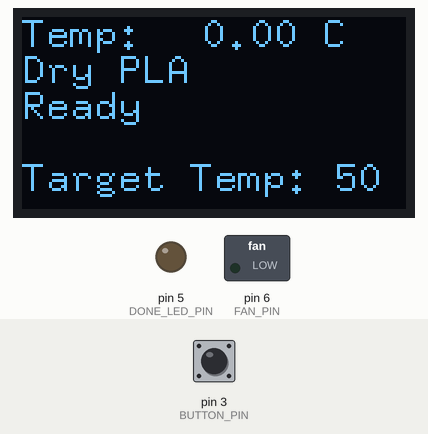
Simulated run of this program. Board: Arduino Nano, built with avr-gcc and run on an emulated ATmega328P. Parts: 128×64 one-colour display, switched loads named in the program (green lamp = pin HIGH), output pins drawn as LEDs (lit = HIGH). Inputs (shaded band) come from the test bench; at power-on: pin 3 (BUTTON_PIN) HIGH. Pins used as bus, display or sensor lines are not drawn.

Above: at 1.2 s.
1.3 s: pin 3 (BUTTON_PIN) pulled LOW for 0.15 s
At 1.89 s:
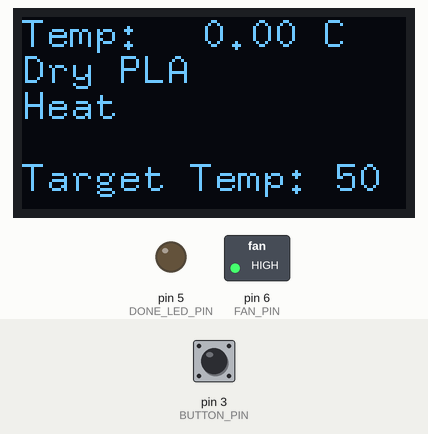
3.6 s: pin 3 (BUTTON_PIN) pulled LOW for 3.2 s
At 5.5 s:
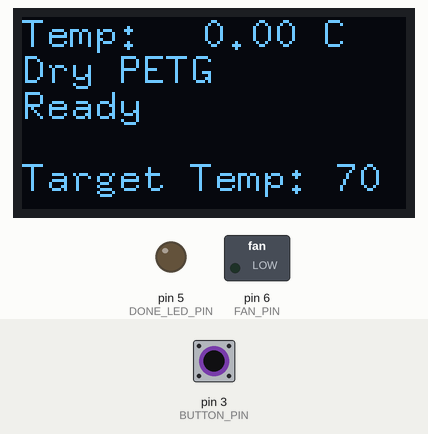
8.3 s: pin 3 (BUTTON_PIN) pulled LOW for 1 s
At 9.49 s:
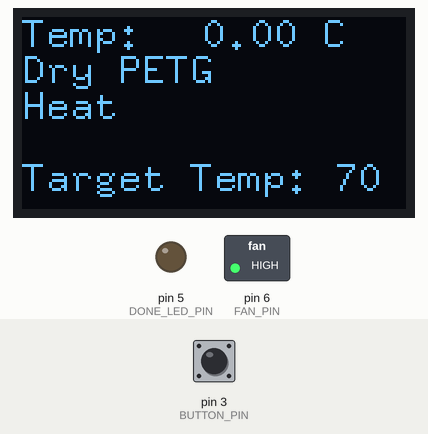
11.1 s: pin 3 (BUTTON_PIN) pulled LOW for 3.2 s
At 13.7 s:
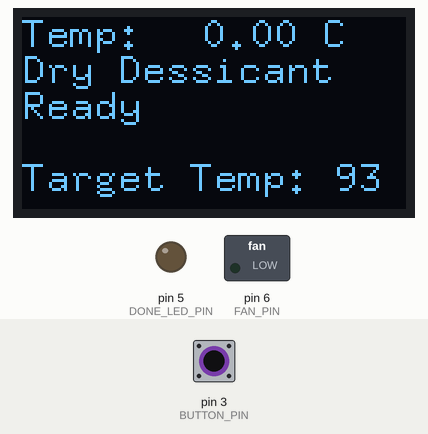
15.8 s: pin 3 (BUTTON_PIN) pulled LOW for 0.15 s
At 16.42 s:
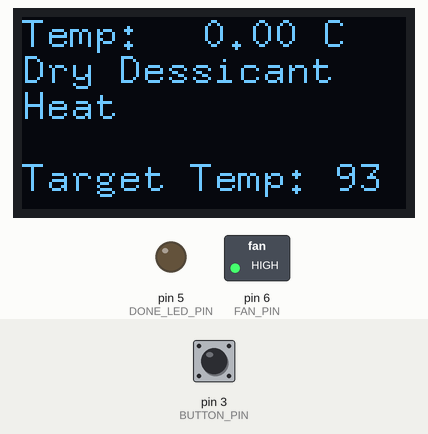
Timing chart, 0 to 18.8 s (numbered marks = the images above; inputs shaded):
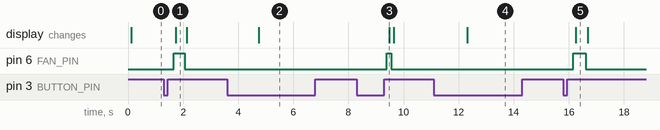

The program:

main.cpp
```cpp
#include <Arduino.h>
#include <HardwareSerial.h>
#include <SPI.h>
// #include <Wire.h>
#include <U8g2lib.h>
#include <PID_v1.h>
#include <MAX6675.h>
#include <EasyButton.h>

#define DISPLAY_RESET_PIN 10
#define DISPLAY_DC_PIN 9
#define DISPLAY_CS_PIN 8
#define THERMOCOUPLE_CS_PIN 7
#define DONE_LED_PIN 5
#define SSR_PIN 4
#define BUTTON_PIN 3
#define FAN_PIN 6

const char* lcdMessagesReflowStatus[] = {
  "Ready",
  "Heat",
  "Hold",
  "Cool",
  "Done",
  "Wait",
  "Err"
};

typedef enum REFLOW_STATE
{
  REFLOW_STATE_IDLE,
  REFLOW_STATE_PREHEAT,
  REFLOW_STATE_SOAK,
  REFLOW_STATE_COOL,
  REFLOW_STATE_COMPLETE,
  REFLOW_STATE_TOO_HOT,
  REFLOW_STATE_ERROR
} reflowState_t;

typedef enum REFLOW_STATUS
{
  REFLOW_STATUS_OFF,
  REFLOW_STATUS_ON
} reflowStatus_t;


struct reflowProfile{
  const char* profileName;
  int soakTemp;
  unsigned long soakPeriodMS;
  const char* timeInSeconds;
};

#define NUM_REFLOW_PROFILES 3
reflowProfile profiles[NUM_REFLOW_PROFILES] = {
  {"Dry PLA", 50, 1800000*8, "14400"}, // 4 hours
  {"Dry PETG", 70, 1800000*4, "7200"}, // 2 hours
  {"Dry Dessicant", 93, 1800000*6, "108000"} // 3 hours
};

// ***** CONSTANTS *****
#define TEMPERATURE_ROOM 45
#define TEMPERATURE_COOL_MIN 50

// ***** PID PARAMETERS *****
// ***** PRE-HEAT STAGE *****
#define PID_KP_PREHEAT 64
#define PID_KI_PREHEAT 0.5
#define PID_KD_PREHEAT 0
// ***** SOAKING STAGE *****
// #define PID_KP_SOAK 300     // default 300
// #define PID_KI_SOAK 0.05     // default 0.05
// #define PID_KD_SOAK 250     // default 250

#define PID_SAMPLE_TIME 1000  //default 1000

// ***** PID CONTROL VARIABLES *****
double setpoint;
double inputTemp;
double temporaryInputVar;
double output;
double kp = PID_KP_PREHEAT;
double ki = PID_KI_PREHEAT;
double kd = PID_KD_PREHEAT;
unsigned int windowSize;
unsigned long now;
unsigned long windowStartTime;
unsigned long nextRead;
unsigned long soakStartTime;
unsigned long timerSoak;
unsigned long completePeriod;
// Reflow oven controller state machine state variable
reflowState_t reflowState = REFLOW_STATE_IDLE;
// Reflow oven controller status
reflowStatus_t reflowStatus = REFLOW_STATUS_OFF;
// did encounter a thermocouple error?
int tcErrorCount = 0;
bool TCError = false;
bool startReflow = false;
int activeReflowProfile = 0;

MAX6675 tcouple(THERMOCOUPLE_CS_PIN);
U8G2_SSD1305_128X64_ADAFRUIT_F_4W_HW_SPI u8g2(U8G2_R0, DISPLAY_CS_PIN, DISPLAY_DC_PIN, DISPLAY_RESET_PIN);
// PID reflowOvenPID(&inputTemp, &output, &setpoint, kp, ki, kd, DIRECT);
PID reflowOvenPID(&inputTemp, &output, &setpoint, kp, ki, kd, P_ON_M, DIRECT);
EasyButton button(BUTTON_PIN);

// Called once in setup, sets global display attributes.
inline void u8g2_prepare(void) {
  u8g2.setFont(u8g2_font_8x13_tr);
  u8g2.setFontRefHeightExtendedText();
  u8g2.setDrawColor(1);
  u8g2.setFontPosTop();
  u8g2.setFontDirection(0);
}

// Handle reading temperature from max6675.
// Also contains logic to protect against single/double read errors.
// Requires three read errors in a row to go into error state.
void readTemp(void) {
  temporaryInputVar = tcouple.readTempC();
  // inputTemp = tcouple.readTempC();
  if(temporaryInputVar == 0.00 || temporaryInputVar == -1.00 ) {
    if(tcErrorCount >= 3) {
      TCError = true;
      reflowState = REFLOW_STATE_ERROR;
      reflowStatus = REFLOW_STATUS_OFF;
    } else {
      tcErrorCount++;
    }
  } else {
    inputTemp = temporaryInputVar;
    tcErrorCount = 0;
    TCError = false;
  }
}

void buttonPressed(void) {
  // If currently reflow process is on going
  if (reflowStatus == REFLOW_STATUS_ON)
  {
    // Button press is for cancelling
    // Turn off reflow process
    reflowStatus = REFLOW_STATUS_OFF;
    // Reinitialize state machine
    reflowState = REFLOW_STATE_IDLE;
    // Turn off PID calculations
    reflowOvenPID.SetMode(MANUAL);
  } else {
    startReflow = true;
  }
}

void buttonHeld(void) {
  // If currently reflow process is on going
  if (reflowStatus == REFLOW_STATUS_ON)
  {// Button press is for cancelling
    // Turn off reflow process
    reflowStatus = REFLOW_STATUS_OFF;
    // Reinitialize state machine
    reflowState = REFLOW_STATE_IDLE;
  } else {
    activeReflowProfile++;
    if (activeReflowProfile >= NUM_REFLOW_PROFILES) {
      activeReflowProfile = 0;
    }
  }
}

// Reflow oven controller state machine
inline void handleReflowState(void) {
  switch (reflowState)
  {
  case REFLOW_STATE_IDLE:
    // If oven temperature is still above room temperature
    if (inputTemp >= TEMPERATURE_ROOM)
    {
      reflowState = REFLOW_STATE_TOO_HOT;
    }
    // If switch is pressed, start reflow process
    else if (startReflow)
    {
      // Turn off done LED if it was on from a previous cycle.
      digitalWrite(DONE_LED_PIN, LOW);
      // Reset switch state to prevent triggering later code erroneously.
      startReflow = false;
      // Initialize PID control window starting time
      windowStartTime = millis();
      // Ramp up to minimum soaking temperature
      setpoint = profiles[activeReflowProfile].soakTemp;
      // Tell the PID to range between 0 and the full window size
      reflowOvenPID.SetOutputLimits(0, windowSize);
      reflowOvenPID.SetSampleTime(PID_SAMPLE_TIME);
      // Turn the PID on
      reflowOvenPID.SetMode(AUTOMATIC);
      // Proceed to preheat stage
      reflowState = REFLOW_STATE_PREHEAT;
    }
    break;

  case REFLOW_STATE_PREHEAT:
    reflowStatus = REFLOW_STATUS_ON;
    // If minimum soak temperature is achieved.
    if (inputTemp >= profiles[activeReflowProfile].soakTemp)
    {
      soakStartTime = millis();
      // Chop soaking period into smaller sub-period
      timerSoak = soakStartTime + profiles[activeReflowProfile].soakPeriodMS;
      // Set less agressive PID parameters for soaking ramp
      // reflowOvenPID.SetTunings(PID_KP_SOAK, PID_KI_SOAK, PID_KD_SOAK);
      // Proceed to soaking state
      reflowState = REFLOW_STATE_SOAK;
    }
    break;

  case REFLOW_STATE_SOAK:
    // If micro soak temperature is achieved
    if (millis() > timerSoak)
    {
      reflowStatus = REFLOW_STATUS_OFF;
      reflowState = REFLOW_STATE_COOL;
      reflowOvenPID.SetMode(MANUAL);
    }
    break;

  case REFLOW_STATE_COOL:
    // If minimum cool temperature is achieved
    if (inputTemp <= TEMPERATURE_COOL_MIN)
    {
      digitalWrite(DONE_LED_PIN, HIGH);
      completePeriod = millis() + 5000;
      // Turn off reflow process
      reflowStatus = REFLOW_STATUS_OFF;
      // Proceed to reflow Completion state
      reflowState = REFLOW_STATE_COMPLETE;
    }
    break;

  case REFLOW_STATE_COMPLETE:
    if (millis() > completePeriod)
    {
      // Reflow process ended
      reflowState = REFLOW_STATE_IDLE;
    }
    break;

  case REFLOW_STATE_TOO_HOT:
    // If oven temperature drops below room temperature
    if (inputTemp < TEMPERATURE_ROOM)
    {
      // Ready to reflow
      reflowState = REFLOW_STATE_IDLE;
    }
    break;

  case REFLOW_STATE_ERROR:
    // If thermocouple problem is still present
    if (isnan(inputTemp))
    {
      // Wait until thermocouple wire is connected
      reflowState = REFLOW_STATE_ERROR;
    }
    else
    {
      // Clear to perform reflow process
      reflowState = REFLOW_STATE_IDLE;
    }
    break;
  }
}

// PID computation and SSR control
inline void handleSSR(void) {
  if (reflowStatus == REFLOW_STATUS_ON)
  {
    now = millis();

    reflowOvenPID.Compute();

    if((now - windowStartTime) > windowSize)
    {
      // Time to shift the Relay Window
      windowStartTime += windowSize;
    }
    if(output > (now - windowStartTime)) {
      digitalWrite(SSR_PIN, HIGH);
    } else {
      digitalWrite(SSR_PIN, LOW);
    }
  } else {
    // Reflow oven process is off, ensure oven is off
    digitalWrite(SSR_PIN, LOW);
  }

}

void drawScreen(void) {
  u8g2.clearBuffer();
  short rowOffset = 0;
  const short rowSize = 12;

  // Temperature Row
  char temperatureStr[8];
  dtostrf(inputTemp, 4, 2, temperatureStr);
  u8g2.drawStr( 0, rowOffset, "Temp: ");
  u8g2.drawStr( 60, rowOffset, temperatureStr);
  u8g2.drawStr( 100, rowOffset, "C");

  rowOffset += rowSize;

  // Current Profile
  u8g2.drawStr( 0, rowOffset, profiles[activeReflowProfile].profileName);
  rowOffset += rowSize;

  // General status row
  u8g2.drawStr( 0, rowOffset, lcdMessagesReflowStatus[reflowState]);
  rowOffset += rowSize;

  // Timer for Heat cycle row
  if(reflowState == REFLOW_STATE_SOAK) {
    char soakSecondsStr[8];
    itoa((millis() - soakStartTime)/1000, soakSecondsStr, 10);
    u8g2.drawStr( 0, rowOffset, "Time: ");
    u8g2.drawStr( 40, rowOffset, soakSecondsStr);
    u8g2.drawStr( 80, rowOffset, profiles[activeReflowProfile].timeInSeconds);
  }
  rowOffset += rowSize;

  char *targetTempStr = "Target Temp:    ";
  itoa(profiles[activeReflowProfile].soakTemp, &targetTempStr[13], 10);
  u8g2.drawStr( 0, rowOffset, targetTempStr);
  rowOffset += rowSize;

  u8g2.sendBuffer();
}

inline void handleFan() {
  if(reflowStatus == REFLOW_STATUS_ON || reflowState != REFLOW_STATE_IDLE) {
    digitalWrite(FAN_PIN, HIGH);
  } else {
    digitalWrite(FAN_PIN, LOW);
  }
}

void setup(void) {
  // Turn off SSR.
  digitalWrite(SSR_PIN, LOW);
  pinMode(SSR_PIN, OUTPUT);

  digitalWrite(FAN_PIN, LOW);
  pinMode(FAN_PIN, OUTPUT);

  pinMode(BUTTON_PIN, INPUT_PULLUP);
  button.begin();
  button.onPressed(buttonPressed);
  button.onPressedFor(1000, buttonHeld);

  digitalWrite(DONE_LED_PIN, LOW);
  pinMode(DONE_LED_PIN, OUTPUT);

  u8g2.begin();
  u8g2.clearBuffer();
  u8g2_prepare();

   // Set window size
  windowSize = 2000;
  // Initialize thermocouple reading variable
  nextRead = millis();
  // Serial.begin(115200);
}

void loop(void) {
  now = millis();
  if (now > nextRead) {
    readTemp();
    // Serial.print(profiles[activeReflowProfile].profileName);
    // Serial.print(" ");
    // Serial.print(lcdMessagesReflowStatus[reflowState]);
    // Serial.print(": ");
    // Serial.print(setpoint);
    // Serial.print(",");
    // Serial.println(inputTemp);
    nextRead += 500;
  }

  handleReflowState();

  button.read();

  handleSSR();

  handleFan();

  drawScreen();
}
```

Measured:
- after the input at 1.3 s, pin 6 (FAN_PIN): LOW → HIGH after 0.36 s, → LOW 0.40 s later; the display: changes after 0.44 s (image 1)
- after the input at 3.6 s, the display: changes after 1.1 s (image 2)
- after the input at 8.3 s, pin 6 (FAN_PIN): LOW → HIGH after 1.1 s, → LOW 0.16 s later; the display: changes after 1.2 s (image 3)
- after the input at 11.1 s, the display: changes after 1.2 s (image 4)
- after the input at 15.8 s, pin 6 (FAN_PIN): LOW → HIGH after 0.37 s, → LOW 0.44 s later; the display: changes after 0.45 s (image 5)
- what the display in image 5 shows lasts 0.4 s, from 16.3 s to 16.7 s
